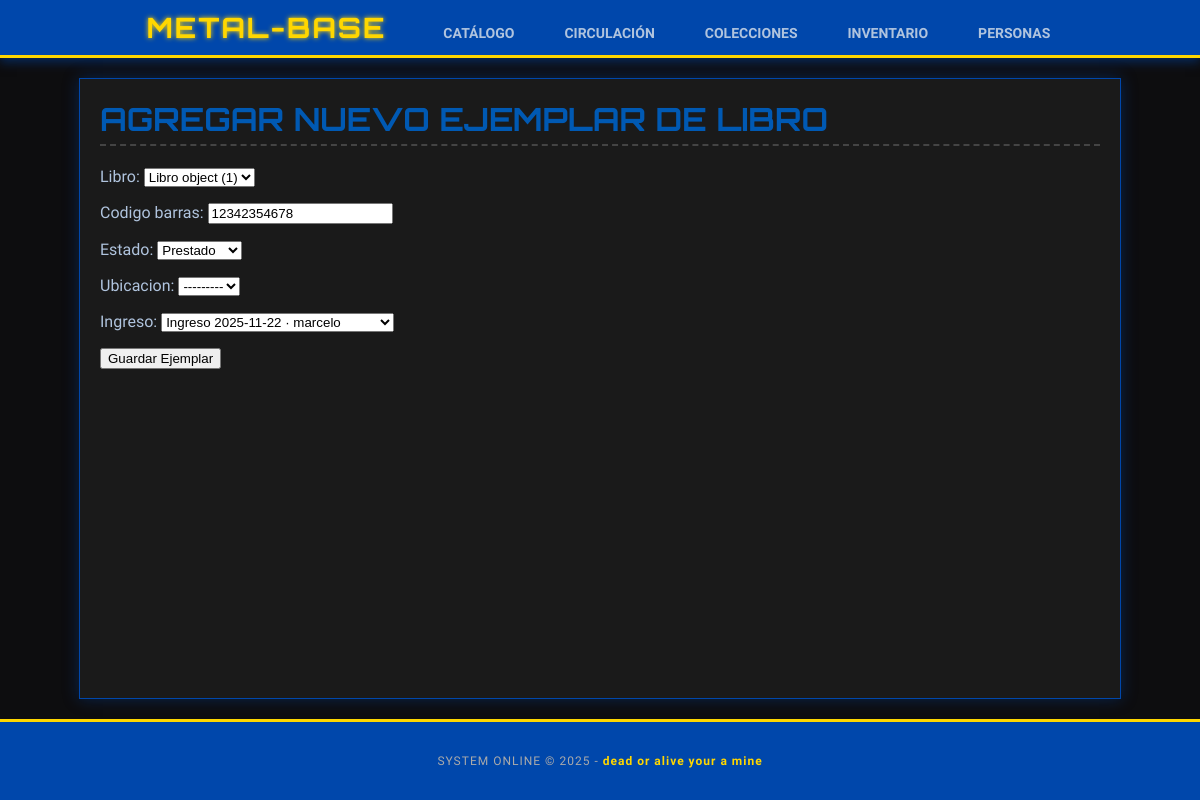
Page /inventario/ejemplares/1/editar/ on the committed database.
### inventario/models.py (models this page shows, shortened)
class Ejemplar(models.Model):
    libro = models.ForeignKey(
        Libro, on_delete=models.CASCADE, related_name="ejemplares"
    )
    codigo_barras = models.CharField(max_length=50, unique=True)
    estado = models.CharField(
        max_length=15, choices=ESTADO_EJEMPLAR, default="DISPONIBLE"
    )
    ubicacion = models.ForeignKey(
        Ubicacion, on_delete=models.SET_NULL, null=True, related_name="ejemplares"
    )
    ingreso = models.ForeignKey(
        IngresoInventario, on_delete=models.SET_NULL, null=True, blank=True, related_name="ejemplares"
    )
    class Meta:
        ordering = ["libro__titulo", "codigo_barras"]

### inventario/views.py (the view, shortened to what this page needs)
# urls.py: path('ejemplares/<int:pk>/editar/', EjemplarUpdate.as_view(), name='ejemplar_update'),
class EjemplarUpdate(UpdateView):
    model = Ejemplar
    template_name = 'inventario/ejemplar_form.html' # Reutilizamos formulario
    fields = ['libro', 'codigo_barras', 'estado', 'ubicacion', 'ingreso']

### inventario/models.py (called while the page is built)
    def __str__(self):
        prov = self.proveedor.nombre if self.proveedor else "Sin proveedor"
        return f"Ingreso {self.fecha} · {prov}"

### inventario/templates/inventario/ejemplar_form.html (shortened to what this page needs)
{% extends "base.html" %}
{% block content %}
    <h1>Agregar Nuevo Ejemplar de Libro</h1>
    <form method="post">
        {{ form.as_p }}
        <button type="submit">Guardar Ejemplar</button>
    </form>
{% endblock %}

### templates/base.html (style rules this page uses)
body { margin: 0; font-family: 'Exo 2', sans-serif; background-color: #0d0d0f; color: #B0C4DE; display: flex; flex-direction: column; min-height: 100vh; }
h1, h2 { font-family: 'Orbitron', sans-serif; color: #0059b3; text-transform: uppercase; margin-top: 0; border-bottom: 2px dashed #444; padding-bottom: 5px; }

### rows in the picture
Ejemplar: libro "Libro object (1)", codigo_barras "12342354678", estado "Prestado", ubicacion "---------", ingreso "Ingreso 2025-11-22 · marcelo"
